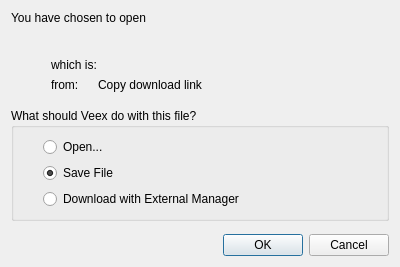
<?xml version="1.0" encoding="UTF-8"?>
<ui version="4.0">
 <class>DownloadOptionsDialog</class>
 <widget class="QDialog" name="DownloadOptionsDialog">
  <property name="minimumSize">
   <size>
    <width>400</width>
    <height>0</height>
   </size>
  </property>
  <layout class="QGridLayout" name="gridLayout_2">
   <item row="9" column="0" colspan="3">
    <widget class="QDialogButtonBox" name="buttonBox">
     <property name="orientation">
      <enum>Qt::Horizontal</enum>
     </property>
     <property name="standardButtons">
      <set>QDialogButtonBox::Cancel|QDialogButtonBox::Ok</set>
     </property>
    </widget>
   </item>
   <item row="7" column="0" colspan="3">
    <widget class="QGroupBox" name="groupBox">
     <property name="title">
      <string>What should Veex do with this file?</string>
     </property>
     <layout class="QGridLayout" name="gridLayout">
      <item row="0" column="0">
       <spacer name="horizontalSpacer">
        <property name="orientation">
         <enum>Qt::Horizontal</enum>
        </property>
        <property name="sizeType">
         <enum>QSizePolicy::Fixed</enum>
        </property>
        <property name="sizeHint" stdset="0">
         <size>
          <width>20</width>
          <height>20</height>
         </size>
        </property>
       </spacer>
      </item>
      <item row="0" column="1">
       <widget class="QRadioButton" name="radioOpen">
        <property name="text">
         <string>Open...</string>
        </property>
       </widget>
      </item>
      <item row="1" column="1">
       <widget class="QRadioButton" name="radioSave">
        <property name="text">
         <string>Save File</string>
        </property>
        <property name="checked">
         <bool>true</bool>
        </property>
       </widget>
      </item>
      <item row="2" column="1">
       <widget class="QRadioButton" name="radioExternal">
        <property name="text">
         <string>Download with External Manager</string>
        </property>
       </widget>
      </item>
     </layout>
    </widget>
   </item>
   <item row="3" column="0" colspan="3">
    <layout class="QVBoxLayout" name="verticalLayout">
     <property name="spacing">
      <number>0</number>
     </property>
     <item>
      <layout class="QHBoxLayout" name="horizontalLayout_3">
       <property name="spacing">
        <number>7</number>
       </property>
       <item>
        <spacer name="horizontalSpacer_4">
         <property name="orientation">
          <enum>Qt::Horizontal</enum>
         </property>
         <property name="sizeType">
          <enum>QSizePolicy::Fixed</enum>
         </property>
         <property name="sizeHint" stdset="0">
          <size>
           <width>8</width>
           <height>20</height>
          </size>
         </property>
        </spacer>
       </item>
       <item>
        <widget class="QLabel" name="iconLabel">
         <property name="minimumSize">
          <size>
           <width>24</width>
           <height>24</height>
          </size>
         </property>
         <property name="maximumSize">
          <size>
           <width>24</width>
           <height>24</height>
          </size>
         </property>
        </widget>
       </item>
       <item>
        <widget class="SqueezeLabelV2" name="fileName">
         <property name="text">
          <string/>
         </property>
         <property name="textInteractionFlags">
          <set>Qt::LinksAccessibleByMouse|Qt::TextSelectableByMouse</set>
         </property>
        </widget>
       </item>
      </layout>
     </item>
     <item>
      <widget class="QFrame" name="mimeFrame">
       <layout class="QHBoxLayout" name="horizontalLayout">
        <property name="leftMargin">
         <number>0</number>
        </property>
        <property name="topMargin">
         <number>0</number>
        </property>
        <property name="rightMargin">
         <number>0</number>
        </property>
        <property name="bottomMargin">
         <number>0</number>
        </property>
        <item>
         <spacer name="horizontalSpacer_2">
          <property name="orientation">
           <enum>Qt::Horizontal</enum>
          </property>
          <property name="sizeType">
           <enum>QSizePolicy::Fixed</enum>
          </property>
          <property name="sizeHint" stdset="0">
           <size>
            <width>40</width>
            <height>20</height>
           </size>
          </property>
         </spacer>
        </item>
        <item>
         <widget class="QLabel" name="label_5">
          <property name="sizePolicy">
           <sizepolicy hsizetype="Maximum" vsizetype="Preferred">
            <horstretch>0</horstretch>
            <verstretch>0</verstretch>
           </sizepolicy>
          </property>
          <property name="text">
           <string>which is:</string>
          </property>
         </widget>
        </item>
        <item>
         <widget class="QLabel" name="mimeName"/>
        </item>
       </layout>
      </widget>
     </item>
     <item>
      <widget class="QFrame" name="fromFrame">
       <layout class="QHBoxLayout" name="horizontalLayout_2">
        <property name="leftMargin">
         <number>0</number>
        </property>
        <property name="topMargin">
         <number>0</number>
        </property>
        <property name="rightMargin">
         <number>0</number>
        </property>
        <property name="bottomMargin">
         <number>0</number>
        </property>
        <item>
         <spacer name="horizontalSpacer_3">
          <property name="orientation">
           <enum>Qt::Horizontal</enum>
          </property>
          <property name="sizeType">
           <enum>QSizePolicy::Fixed</enum>
          </property>
          <property name="sizeHint" stdset="0">
           <size>
            <width>40</width>
            <height>20</height>
           </size>
          </property>
         </spacer>
        </item>
        <item>
         <widget class="QLabel" name="label_3">
          <property name="sizePolicy">
           <sizepolicy hsizetype="Maximum" vsizetype="Preferred">
            <horstretch>0</horstretch>
            <verstretch>0</verstretch>
           </sizepolicy>
          </property>
          <property name="text">
           <string>from:</string>
          </property>
         </widget>
        </item>
        <item>
         <widget class="QLabel" name="fromServer">
          <property name="sizePolicy">
           <sizepolicy hsizetype="Maximum" vsizetype="Preferred">
            <horstretch>0</horstretch>
            <verstretch>0</verstretch>
           </sizepolicy>
          </property>
          <property name="text">
           <string/>
          </property>
          <property name="textInteractionFlags">
           <set>Qt::LinksAccessibleByMouse|Qt::TextSelectableByMouse</set>
          </property>
         </widget>
        </item>
        <item>
         <widget class="ClickableLabel" name="copyDownloadLink">
          <property name="cursor">
           <cursorShape>PointingHandCursor</cursorShape>
          </property>
          <property name="text">
           <string>Copy download link</string>
          </property>
          <property name="html-link-look" stdset="0">
           <bool>true</bool>
          </property>
         </widget>
        </item>
       </layout>
      </widget>
     </item>
    </layout>
   </item>
   <item row="0" column="0" colspan="3">
    <widget class="QLabel" name="label">
     <property name="text">
      <string>You have chosen to open</string>
     </property>
    </widget>
   </item>
   <item row="8" column="0">
    <spacer name="verticalSpacer">
     <property name="orientation">
      <enum>Qt::Vertical</enum>
     </property>
    </spacer>
   </item>
   <item row="4" column="1">
    <spacer name="verticalSpacer_2">
     <property name="orientation">
      <enum>Qt::Vertical</enum>
     </property>
    </spacer>
   </item>
  </layout>
 </widget>
 <customwidgets>
  <customwidget>
   <class>SqueezeLabelV2</class>
   <extends>QLabel</extends>
   <header>squeezelabelv2.h</header>
  </customwidget>
  <customwidget>
   <class>ClickableLabel</class>
   <extends>QLabel</extends>
   <header>clickablelabel.h</header>
  </customwidget>
 </customwidgets>
 <resources/>
 <connections>
  <connection>
   <sender>buttonBox</sender>
   <signal>accepted()</signal>
   <receiver>DownloadOptionsDialog</receiver>
   <slot>accept()</slot>
   <hints>
    <hint type="sourcelabel">
     <x>248</x>
     <y>254</y>
    </hint>
    <hint type="destinationlabel">
     <x>157</x>
     <y>274</y>
    </hint>
   </hints>
  </connection>
  <connection>
   <sender>buttonBox</sender>
   <signal>rejected()</signal>
   <receiver>DownloadOptionsDialog</receiver>
   <slot>reject()</slot>
   <hints>
    <hint type="sourcelabel">
     <x>316</x>
     <y>260</y>
    </hint>
    <hint type="destinationlabel">
     <x>286</x>
     <y>274</y>
    </hint>
   </hints>
  </connection>
 </connections>
</ui>
